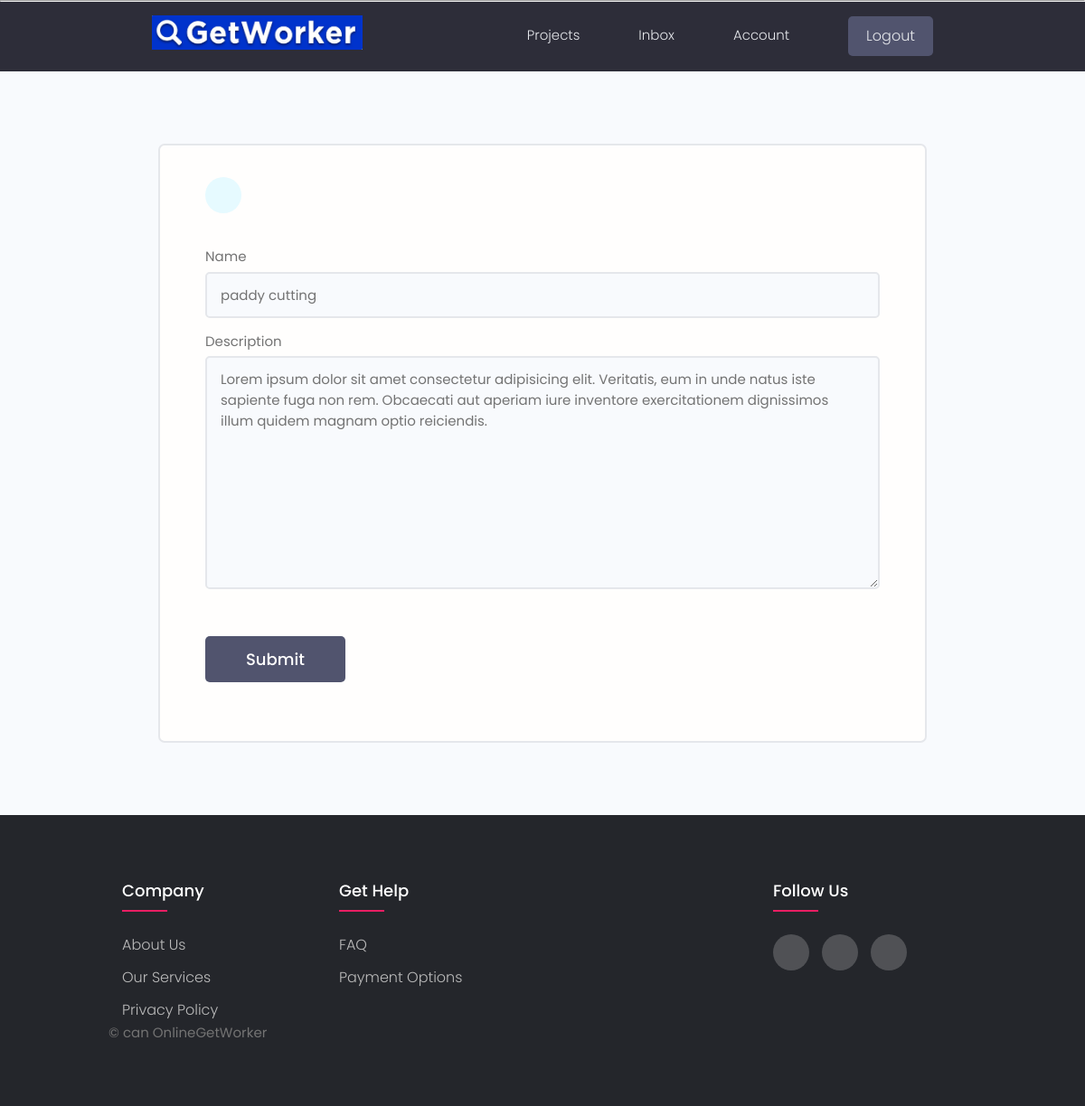
The page /update-skill/9618c06840114db584de5149462ce904/ (signed in) on the database its author committed.
### users/models.py (models this page shows, shortened)
class Skill(models.Model):
    owner=models.ForeignKey(Profile, on_delete=models.CASCADE, null=True,blank=True)
    name=models.CharField(max_length=200, blank=True,null=True)
    description=models.TextField(null=True,blank=True)
    created=models.DateTimeField(auto_now_add=True)
    id=models.UUIDField(default=uuid.uuid4,unique=True,primary_key=True,editable=False)

### users/views.py (the view)
# urls.py: path('update-skill/<str:pk>/',views.updateSkill,name ='update-skill'),
@login_required(login_url='login')
def updateSkill(request,pk):
    profile = request.user.profile
    skill = profile.skill_set.get(id=pk)
    form = SkillForm(instance=skill)
    if request.method == 'POST':
        form = SkillForm(request.POST, instance=skill)
        if form.is_valid():
            form.save()
            return redirect('account')
    context ={'form':form}
    return render(request,'users/skill_form.html',context)

### users/forms.py
class SkillForm(ModelForm):
    class Meta:
        model=Skill
        fields = '__all__'
        exclude =['owner']
    def __init__(self, *args, **kwargs):
        super(SkillForm, self).__init__(*args, **kwargs)
        for name, field in self.fields.items():
            field.widget.attrs.update({'class': 'input'})

### users/templates/users/skill_form.html (shortened to what this page needs)
{% extends 'main.html' %}
{% block content %}
<main class="formPage my-xl">
    <div class="content-box">
        <div class="formWrapper">
            <a class="backButton" href="{% url 'account' %}"></a>
            <br>
            <form class="form" action="" method="POST">
            {% for field in form  %}
                <div class="form__field">
                <label for="formInput#text"> {{field.label}}</label>
                {{field}}
                </div>
    {% endfor %}
                <input class="btn btn--sub btn--lg  my-md" type="submit" value="Submit" />
            </form>
        </div>
    </div>
</main>
{% endblock %}

### static/styles/app.css (style rules this page uses)
:root { --color-sub: #2d2d39; }
.btn--sub { background-color: var(--color-sub-light); }
.content-box { width: 95%; max-width: 85rem; margin: 0 auto; }
.backButton { background: var(--color-main-light); color: var(--color-main); width: 4rem; height: 4rem; display: flex; align-items: center; justify-content: center; border-radius: 50%; }
.formPage .formWrapper { list-style: none; background: var(--color-white); padding: 3.5rem 5rem; border: 2px solid var(--color-light); border-radius: 0.7rem; }

### static/styles/faq.css (style rules this page uses)
body { font-family: 'Work Sans', sans-serif; }

### static/styles/footer.css (style rules this page uses)
body { line-height: 1.5; font-family: 'Poppins', sans-serif; }
* { margin:0; padding:0; box-sizing: border-box; }

### static/uikit/styles/modules/_variables.css (style rules this page uses)
:root { --color-main: #5aa5b9; --color-main-light: #e6faff; --color-sub: #3f4156; --color-sub-light: #51546e; --color-sub-lighter: #ededfd; --color-text: #737373; --color-gray: #8b8b8b; --color-light: #e5e7eb; --color-light-gray: #767676; --color-bg: #f8fafd; --color-white: #fffefd; --color-white-light: #f3f3f3; --color-success: #359e64; --color-success-bg: #def8e8; --color-error: #fc4b0b; --color-error-bg: #fff2ee; --font-base: 'Poppins', arial, helvetica, 'Segoe UI', roboto, ubuntu, sans-serif; --font-monospace: 'Fira Code', 'Courier New', courier, monospace; --font-regular: 300; --font-medium: 500; --font-bold: 700; --generic-shadow: 1px 1px 5px #00000010; --generic-transition: all 0.3s ease-in-out; }

### static/uikit/styles/modules/_base.css (style rules this page uses)
* { margin: 0; padding: 0; box-sizing: border-box; text-rendering: optimizeLegibility; color: inherit; font-size: inherit; }
html { font-size: 50%; }
@media only screen and (min-width: 480px) { html { font-size: 56.25%; } }
@media only screen and (min-width: 1200px) { html { font-size: 62.5%; } }
body { line-height: 1.6; font-weight: 400; font-size: 1.5rem; color: var(--color-text); background-color: var(--color-bg); min-height: 100vh; }

### static/uikit/styles/modules/_typography.css (style rules this page uses)
* { font-family: var(--font-base); }
a { padding-bottom: 2px; text-decoration: none; display: inline-block; color: var(--color-main); font-weight: var(--font-medium); }

### static/uikit/styles/modules/_utilities.css (style rules this page uses)
.my-md { margin: 3rem auto; }
.my-xl { margin: 8rem auto; }

### static/uikit/styles/modules/_button.css (style rules this page uses)
.btn { display: inline-block; position: relative; cursor: pointer; background-color: var(--color-light); font-weight: var(--font-medium); color: var(--color-sub); text-decoration: none; padding: 1rem 2rem; border-radius: 0.5rem; border: none; width: -webkit-fit-content; width: -moz-fit-content; width: fit-content; height: -webkit-fit-content; height: -moz-fit-content; height: fit-content; font-size: 1.6rem; outline-width: 0; outline-color: transparent; -webkit-backface-visibility: hidden; backface-visibility: hidden; transition: all 0.3s ease-in-out; }
.btn--sub { background-color: var(--color-sub); color: var(--color-white); }
.btn--lg { font-size: 1.8rem; padding: 1.2rem 4.5rem; }

### static/uikit/styles/modules/_form.css (style rules this page uses)
.form { display: block; }
.form__field { margin-top: 1.5rem; margin-bottom: 1.5rem; }
.form__label, .form__field > label { display: block; margin-bottom: 0.5rem; color: var(--color-text); }
input.input[type='text'], input.input[type='email'], input.input[type='password'], input.input[type='number'], textarea.input { min-width: 24rem; width: 100%; padding: 1.2rem 1.5rem; border-radius: 0.5rem; border: 2px solid var(--color-light); transition: all 0.3s ease-in-out; background-color: var(--color-bg); }

### rows shown on the page
Skill: form "paddy cutting" "Lorem ipsum dolor sit amet consectetur adipisicing elit. Veritatis, eum in unde natus iste sapiente fuga non rem. Obcaecati aut aperiam iure inventore exercitationem dignissimos illum quidem magnam optio reiciendis."

### other values the page prints
{{ field.label }} "Name" "Description"
